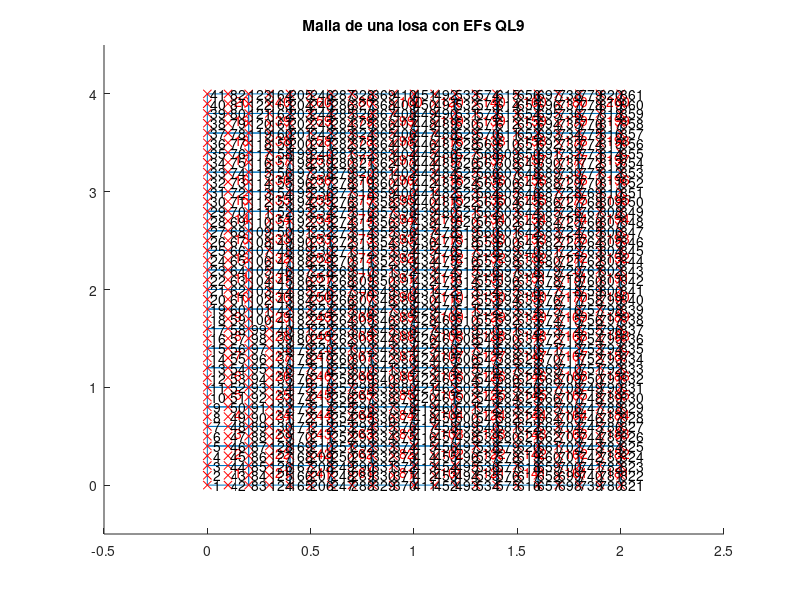

MATLAB code for this plot: (Note: this script raises an error after producing the figure.)
%% Calculo de los desplazamientos verticales y angulos de giro, las 
% reacciones, los momentos flectores y las fuerzas cortantes en una losa de
% Mindlin utilizando los elementos finitos de placa "QL9"

%%
clear, clc, close all   % borro la memoria, la pantalla y las figuras

%% defino las variables/constantes
X = 1; Y = 2;        % un par de constantes que ayudaran en la 
ww= 1; tx= 2; ty= 3; % lectura del codigo
E  = 210e9;          % modulo de elasticidad del solido (Pa) = 210GPa
nu = 0.3;            % coeficiente de Poisson
t  = 0.05;           % espesor de la losa (m)
qdistr = -10000;     % carga (N/m^2)

% Definimos la geometria de la losa (creada con "generar_malla_losa.m")
load malla_losa
% ya tenemos en la memoria las variables
% xnod - posicion (x,y) de los nodos
% LaG  - definicion de elementos finitos con respecto a nodos

nef   = size(LaG,1);  % numero de EFs (numero de filas de LaG)
nnoef = size(LaG,2);  % numero de nodos por EF
nno   = size(xnod,1); % numero de nodos (numero de filas de xnod)
ngdl  = 3*nno;        % numero de grados de libertad (tres por nodo)

gdl  = [(1:3:ngdl)' (2:3:ngdl)' (3:3:ngdl)']; % nodos vs grados de libertad

%% Se dibuja la malla de elementos finitos
figure; 
hold on;
for e = 1:nef
   line(xnod(LaG(e,[1:8 1]),X), xnod(LaG(e,[1:8 1]),Y));
   
   % Calculo la posicion del centro de gravedad del elemento finito
   cgx = mean(xnod(LaG(e,:), X));
   cgy = mean(xnod(LaG(e,:), Y));
   text(cgx+0.03, cgy+0.03, num2str(e), 'Color', [1 0 0]);
end
plot(xnod(:,X), xnod(:,Y), 'rx');
text(xnod(:,X), xnod(:,Y), num2str((1:nno)'));
axis([-0.5, 2.5, -0.5, 4.5])
title('Malla de una losa con EFs QL9');

%% Se cargan las funciones de forma junto con sus derivadas
% Se cargan las funciones de forma del elemento lagrangiano de 9 nodos 
% junto con sus derivadas con respecto a xi y a eta
funciones_forma_lagrangiano_9_nodos    % Nforma, dN_dxi, dN_deta

%% parametros de la cuadratura de Gauss-Legendre (INTEGRACION SELECTIVA)
% se asumira aqui el mismo orden de la cuadratura tanto en la direccion de
% xi como en la direccion de eta

% se utilizara integracion COMPLETA
%{
n_gl_b = 3; % orden de la cuadratura de GL para la integracion de Kb
n_gl_s = 3; % orden de la cuadratura de GL para la integracion de Ks
%}

% se utilizara integracion SELECTIVA
n_gl_b = 3; % orden de la cuadratura de GL para la integracion de Kb
n_gl_s = 2; % orden de la cuadratura de GL para la integracion de Ks

% se utilizara integracion REDUCIDA
%{
n_gl_b = 2; % orden de la cuadratura de GL para la integracion de Kb
n_gl_s = 2; % orden de la cuadratura de GL para la integracion de Ks
%}

% calcula las raices (x_gl) y los pesos (w_gl) de polinomios de Legendre
[x_gl_b, w_gl_b]  = gausslegendre_quad(n_gl_b);
[x_gl_s, w_gl_s]  = gausslegendre_quad(n_gl_s);

%% matrices constitutivas del elemento
Db = (E/(1-nu^2))* [ 1    nu   0
                     nu   1    0
                     0    0    (1-nu)/2 ];              
G = E/(2*(1+nu));  % modulo de rigidez
alpha = 5/6;       % coeficiente de distorsion transversal de la losa de RM
Ds = diag([alpha*G, alpha*G]);
               
Dbg = (t^3/12)*Db; % matriz constitutiva generalizada de flexion
Dsg = t*Ds;        % matriz constitutiva generalizada de cortante

%% se reserva la memoria RAM de diferentes variables
K   = sparse(ngdl,ngdl); % matriz de rigidez global como RALA (sparse)
f   = zeros(ngdl,1);     % vector de fuerzas nodales equivalentes global
idx = cell(nef, 1);      % grados de libertad de cada elemento finito

% en los siguientes contenedores se almacenara la matriz respectiva para 
% cada punto de integracion: 
NN = cell(nef,n_gl_b,n_gl_b); % matrices de funciones de forma calculadas con n_gl_b puntos de integracion
Bb = cell(nef,n_gl_b,n_gl_b); % matrices de deformacion generalizada de flexion
Bs = cell(nef,n_gl_s,n_gl_s); % matrices de deformacion generalizada de cortante

%% se ensambla la matriz de rigidez global K y el vector de fuerzas nodales
%% equivalentes global f
for e = 1:nef      % ciclo sobre todos los elementos finitos
   xe = xnod(LaG(e,:),X);   
   ye = xnod(LaG(e,:),Y);    
    
   %% se calcula la matrix de rigidez de flexion Kb del elemento e 
   Kbe = zeros(3*nnoef);
   Mbe = zeros(3*nnoef); % matriz que se utiliza en el calculo de fe   
   det_Je_b = zeros(n_gl_b); % Jacobianos con n_gl_b puntos de integracion   
   for p = 1:n_gl_b
      for q = 1:n_gl_b
         xi_gl  = x_gl_b(p);
         eta_gl = x_gl_b(q);
         [Bb{e,p,q}, det_Je_b(p,q)] = Bb_RM(xi_gl, eta_gl, xe, ye, dN_dxi, dN_deta);

         % se arma la matriz de rigidez del elemento e
         Kbe = Kbe + Bb{e,p,q}'*Dbg*Bb{e,p,q}*det_Je_b(p,q)*w_gl_b(p)*w_gl_b(q);
      end
   end
   
   %% se calcula la matrix Ks
   Kse = zeros(3*nnoef);   
   det_Je_s = zeros(n_gl_s); % Jacobianos con n_gl_s puntos de integracion
   for p = 1:n_gl_s
      for q = 1:n_gl_s
         xi_gl  = x_gl_s(p);        
         eta_gl = x_gl_s(q);
         [Bs{e,p,q}, det_Je_s(p,q)] = Bs_RM(xi_gl, eta_gl, xe, ye, Nforma, dN_dxi, dN_deta);   

         % se arma la matriz de rigidez del elemento e
         Kse = Kse + Bs{e,p,q}'*Dsg*Bs{e,p,q}*det_Je_s(p,q)*w_gl_s(p)*w_gl_s(q);         
      end
   end 
   
   %% se calcula la matriz NN
   for p = 1:n_gl_b
      for q = 1:n_gl_b
         xi_gl  = x_gl_b(p);
         eta_gl = x_gl_b(q);
         % Se evaluan las funciones de forma en los puntos de integracion
         % de Gauss-Legendre
         N = Nforma(xi_gl, eta_gl);
         
         % Se ensambla la matriz de funciones de forma N
         NN{e,p,q} = zeros(3,3*nnoef);
         for i = 1:nnoef            
            NN{e,p,q}(:,3*i-2:3*i) = diag([N(i) N(i) N(i)]);
         end
   
         % matriz requerida para calcular el vector de fuerzas nodales 
         % equivalentes (se utiliza la integracion completa)
         Mbe = Mbe + NN{e,p,q}'*NN{e,p,q}*det_Je_b(p,q)*w_gl_b(p)*w_gl_b(q);                                              % REVISAR !!!!!!!!!!!!!!!!   
      end
   end  
   
   %% se calcula el vector de fuerzas nodales equivalentes del elemento e      
   xa = xnod(LaG(e,1),X);   ya = xnod(LaG(e,1),Y);
   xb = xnod(LaG(e,5),X);   yb = xnod(LaG(e,5),Y);
   if (xa >= 0.9999 && xb <= 1.601) && (ya >= 0.9999 && yb <= 2.001)
      ffe = zeros(nnoef, 3); ffe(:,ww) = qdistr;
      ffe = reshape(ffe', 3*nnoef,1);                                                                                             % REVISAR !!!!!!!!!!!!!
   else
      ffe = zeros(3*nnoef,1);
   end  
   fe = Mbe*ffe;   
   
   %% se asocian los grados de libertad del elemento locales a los globales
   idx{e} = [ gdl(LaG(e,1),:)  gdl(LaG(e,2),:)  gdl(LaG(e,3),:)  ...
              gdl(LaG(e,4),:)  gdl(LaG(e,5),:)  gdl(LaG(e,6),:) ...
              gdl(LaG(e,7),:)  gdl(LaG(e,8),:)  gdl(LaG(e,9),:) ];

   %% se procede al ensamblaje
   K(idx{e},idx{e}) = K(idx{e},idx{e}) + Kbe + Kse;
   f(idx{e})        = f(idx{e}) + fe;
end

%% Muestro la configuracion de la matriz K (K es rala)
figure
spy(K);
title('Los puntos representan los elementos diferentes de cero')

%% grados de libertad del desplazamiento conocidos y desconocidos

% determino los grados de libertad correspondientes a los bordes
lado_x0 = find(abs(xnod(:,X) - 0) < 1e-4);     
lado_y0 = find(abs(xnod(:,Y) - 0) < 1e-4);
lado_x2 = find(abs(xnod(:,X) - 2) < 1e-4);     
lado_y4 = find(abs(xnod(:,Y) - 4) < 1e-4);

c = [ gdl(lado_x0,ww); gdl(lado_x0,ty); 
      gdl(lado_x2,ww); gdl(lado_x2,ty);
      gdl(lado_y0,ww); gdl(lado_y0,tx);
      gdl(lado_y4,ww); gdl(lado_y4,tx) ];

d = setdiff(1:ngdl,c)';

% f = vector de fuerzas nodales equivalentes
% q = vector de fuerzas nodales de equilibrio del elemento
% a = desplazamientos

%| qd   |   | Kcc Kcd || ac |   | fd |  Recuerde que qc = 0
%|      | = |         ||    | - |    |
%| qc=0 |   | Kdc Kdd || ad |   | fc | 

%% extraigo las submatrices y especifico las cantidades conocidas
Kcc = K(c,c); Kcd = K(c,d); fd = f(c);
Kdc = K(d,c); Kdd = K(d,d); fc = f(d);

% f = vector de fuerzas nodales equivalentes
% q = vector de fuerzas nodales de equilibrio del elemento
% a = desplazamientos
ac = zeros(length(c),1); % desplazamientos conocidos en contorno

%% resuelvo el sistema de ecuaciones
ad = Kdd\(fc-Kdc*ac);        % calculo desplazamientos desconocidos
qd = Kcc*ac + Kcd*ad - fd;   % calculo fuerzas de equilibrio desconocidas
a = nan(ngdl,1);     a(c) = ac;   a(d) = ad; % desplazamientos
q = zeros(ngdl,1);   q(c) = qd;              % fuerzas nodales equivalentes

%% imprimo los resultados
vect_mov = reshape(a,3,nno)'; % vector de movimientos
%{
format short g
disp('Desplazamientos nodales                      ');
disp('~~~~~~~~~~~~~~~~~~~~~~~~~~~~~~~~~~~~~~~~~~~~~');
for i = 1:nno
   fprintf('Nodo %3d: w = %12.4g m, tx = %12.4g rad, ty = %12.4g rad\n', ...
      i, vect_mov(i,ww), vect_mov(i,tx), vect_mov(i,ty));
end

disp(' ');
disp('Fuerzas nodales de equilibrio (solo se imprimen los diferentes de cero)');
disp('~~~~~~~~~~~~~~~~~~~~~~~~~~~~~~~~~~~~~~~~~~~~~~~~~~~~~~~~~~~~~~~~~~~~~~~');
q = reshape(q,3,nno)';
for i = 1:nno   
   if ~isequal(q(i,:),[0 0 0])
      fprintf('Nodo %3d W = %12.4g N, Mx = %12.4g N-m, My = %12.4g N-m\n', ...
         i, q(i,ww), q(i,tx), q(i,ty));
   end
end
%}

%% Se dibuja el plano medio de la malla de elementos finitos y las deformaciones de esta
escala = 5000;            % factor de escalamiento de la deformada
xdef   = escala*vect_mov; % posicion de la deformada
figure; 
hold on; 
grid on;
colorbar
for e = 1:nef
   fill3(xnod(LaG(e,[1:8 1]),X), ...
         xnod(LaG(e,[1:8 1]),Y), ...
         xdef(LaG(e,[1:8 1]),ww),...
         xdef(LaG(e,[1:8 1]),ww)); %deformada
end
daspect([1 1 1]); % similar a "axis equal", pero en 3D
axis tight
%colorbar('YTick',-0.6:0.05:0)
title(sprintf('Deformada escalada %d veces', escala), 'FontSize', 20);
view(3);


%% Se dibuja de la malla de elementos finitos y las deformaciones de esta
figure; 
hold on; 
grid on;
colorbar
for e = 1:nef
   dibujar_EF_QL9(xnod(LaG(e,:),X), xnod(LaG(e,:),Y), ...
      Nforma, a(idx{e}), t, escala, escala);
end
daspect([1 1 1]); % similar a "axis equal", pero en 3D
axis tight
title(sprintf('Deformada escalada %d veces', escala), 'FontSize', 20);
view(3);

%% En los puntos de integracion de Gauss-Legendre calcular:
%% El vector de momentos flectores y torsores (2x2)
%% El vector de fuerzas cortantes (1x1 o 2x2)
n_gl_b = 2; [x_gl_b, w_gl_b]  = gausslegendre_quad(n_gl_b);

% Observe que n_gl_s = 1; interpola mal la fuerza cortante.
n_gl_s = 2; [x_gl_s, w_gl_s]  = gausslegendre_quad(n_gl_s);

%% se calcula de nuevo Bb y Bs en cada punto de GL
Bb = cell(nef,n_gl_b,n_gl_b); % matrices de deformacion generalizada de flexion
Bs = cell(nef,n_gl_s,n_gl_s); % matrices de deformacion generalizada de cortante
for e = 1:nef      % ciclo sobre todos los elementos finitos
    xe = xnod(LaG(e,:),X);
    ye = xnod(LaG(e,:),Y);    
    
    %% se calcula la matrix Bb en los puntos de integracion de GL para el 
    % calculo de los momentos flectores y torsores
    for p = 1:n_gl_b
      for q = 1:n_gl_b
         xi_gl  = x_gl_b(p);
         eta_gl = x_gl_b(q);
         Bb{e,p,q} = Bb_RM(xi_gl, eta_gl, xe, ye, dN_dxi, dN_deta);
      end
   end
       
   %% se calcula la matrix Bs en los puntos de integracion de GL para el 
   % calculo de las fuerzas cortantes
    for p = 1:n_gl_s
      for q = 1:n_gl_s
         xi_gl  = x_gl_s(p);
         eta_gl = x_gl_s(q);
         Bs{e,p,q} = Bs_RM(xi_gl, eta_gl, xe, ye, Nforma, dN_dxi, dN_deta);            
      end
    end
end

%% Se calculan los momentos y las fuerzas en los puntos de GL
sigmag_b = cell(nef, n_gl_b, n_gl_b); % momentos flectores y torsores
sigmag_s = cell(nef, n_gl_s, n_gl_s); % fuerzas cortantes
for e = 1:nef               % ciclo sobre todos los elementos finitos
   for p = 1:n_gl_b
      for q = 1:n_gl_b
         sigmag_b{e,p,q} = Dbg*Bb{e,p,q}*a(idx{e});
      end
   end
   
   for p = 1:n_gl_s
      for q = 1:n_gl_s
         sigmag_s{e,p,q} = Dsg*Bs{e,p,q}*a(idx{e});
      end
   end
end

%% Se extrapolan los momentos flectores y fuerzas cortantes a los nodos
%% Se extrapolan los esfuerzos y las deformaciones a los nodos
num_elem_ady = zeros(nno,1);  % numero de elementos adyacentes
Mx  = zeros(nno,1);  Qx = zeros(nno,1);
My  = zeros(nno,1);  Qy = zeros(nno,1);
Mxy = zeros(nno,1);

% matriz de extrapolacion de esfuerzos para un elemento lagrangiano de 9
% nodos
A = [ ... 
   3^(1/2)/2 + 1,            -1/2,            -1/2,   1 - 3^(1/2)/2
 3^(1/2)/4 + 1/4, 1/4 - 3^(1/2)/4, 3^(1/2)/4 + 1/4, 1/4 - 3^(1/2)/4
            -1/2,   1 - 3^(1/2)/2,   3^(1/2)/2 + 1,            -1/2
 1/4 - 3^(1/2)/4, 1/4 - 3^(1/2)/4, 3^(1/2)/4 + 1/4, 3^(1/2)/4 + 1/4
   1 - 3^(1/2)/2,            -1/2,            -1/2,   3^(1/2)/2 + 1
 1/4 - 3^(1/2)/4, 3^(1/2)/4 + 1/4, 1/4 - 3^(1/2)/4, 3^(1/2)/4 + 1/4
            -1/2,   3^(1/2)/2 + 1,   1 - 3^(1/2)/2,            -1/2
 3^(1/2)/4 + 1/4, 3^(1/2)/4 + 1/4, 1/4 - 3^(1/2)/4, 1/4 - 3^(1/2)/4
             1/4,             1/4,             1/4,             1/4 ];

for e = 1:nef
   Mx(LaG(e,:),:)  = Mx(LaG(e,:),:)  + A * [ sigmag_b{e,1,1}(1)
                                             sigmag_b{e,1,2}(1)
                                             sigmag_b{e,2,1}(1)
                                             sigmag_b{e,2,2}(1) ];

   My(LaG(e,:),:)  = My(LaG(e,:),:)  + A * [ sigmag_b{e,1,1}(2)
                                             sigmag_b{e,1,2}(2)
                                             sigmag_b{e,2,1}(2)
                                             sigmag_b{e,2,2}(2) ];

   Mxy(LaG(e,:),:) = Mxy(LaG(e,:),:) + A * [ sigmag_b{e,1,1}(3)
                                             sigmag_b{e,1,2}(3)
                                             sigmag_b{e,2,1}(3)
                                             sigmag_b{e,2,2}(3) ];

   switch n_gl_s
     case 1
       Qx(LaG(e,:),:) = Qx(LaG(e,:),:) + sigmag_s{e}(1);
       Qy(LaG(e,:),:) = Qy(LaG(e,:),:) + sigmag_s{e}(2);
     case 2
       Qx(LaG(e,:),:)  = Qx(LaG(e,:),:)  + A * [ sigmag_s{e,1,1}(1)
                                                 sigmag_s{e,1,2}(1)
                                                 sigmag_s{e,2,1}(1)
                                                 sigmag_s{e,2,2}(1) ];

       Qy(LaG(e,:),:)  = Qy(LaG(e,:),:)  + A * [ sigmag_s{e,1,1}(2)
                                                 sigmag_s{e,1,2}(2)
                                                 sigmag_s{e,2,1}(2)
                                                 sigmag_s{e,2,2}(2) ];
   end                                         

   num_elem_ady(LaG(e,:),:) = num_elem_ady(LaG(e,:),:) + 1;
end

%% Alisado (promedio de los esfuerzos en los nodos)
Mx  =  Mx./num_elem_ady;
My  =  My./num_elem_ady;
Mxy = Mxy./num_elem_ady;
Qx  =  Qx./num_elem_ady;  
Qy  =  Qy./num_elem_ady;

%% Se grafican los momentos
figure
subplot(1,3,1); plot_M_or_Q(nef, xnod, LaG, Mx,  'Momentos Mx (N-m/m)');
subplot(1,3,2); plot_M_or_Q(nef, xnod, LaG, My,  'Momentos My (N-m/m)');
subplot(1,3,3); plot_M_or_Q(nef, xnod, LaG, Mxy, 'Momentos Mxy (N-m/m)');

%% Se grafican los cortantes
figure
subplot(1,2,1); plot_M_or_Q(nef, xnod, LaG, Qx,  'Cortantes Qx (N/m)');
subplot(1,2,2); plot_M_or_Q(nef, xnod, LaG, Qy,  'Cortantes Qy (N/m)');

%% Se calculan y grafican para cada elemento los momentos principales y
%% sus direcciones
Mt_max = sqrt(((Mx-My)/2).^2 + Mxy.^2); % momento torsion maximo
Mf1_xy = (Mx+My)/2 + Mt_max;            % momento flector maximo
Mf2_xy = (Mx+My)/2 - Mt_max;            % momento flector minimo
ang  = 0.5*atan2(2*Mxy, Mx-My);         % angulo de inclinacion de Mf1_xy

%% Mf1_xy, Mf2_xy, Mt_max
figure
subplot(1,3,1); plot_M_or_Q(nef, xnod, LaG, Mf1_xy, 'Mf1_{xy} (N-m/m)', { ang })
subplot(1,3,2); plot_M_or_Q(nef, xnod, LaG, Mf2_xy, 'Mf2_{xy} (N-m/m)', { ang+pi/2 })
subplot(1,3,3); plot_M_or_Q(nef, xnod, LaG, Mt_max, 'Mt_{max} (N-m/m)', { ang+pi/4, ang-pi/4 })

%% Se calculan y grafican los cortantes maximos, junto con su angulo de inclinacion
Q_max = hypot(Qx, Qy);
ang   = atan2(Qy, Qx);

figure
plot_M_or_Q(nef, xnod, LaG, Q_max, 'Q_{max} (N/m)', { ang })

%%
return; % bye, bye!

%%
function plot_M_or_Q(nef, xnod, LaG, variable, texto, angulos)
    X = 1; Y = 2;
    hold on; 
    colorbar;
    % Por simplicidad no se graficaran los resultados asociados al nodo 9
    for e = 1:nef  
       fill(xnod(LaG(e,1:8),X), xnod(LaG(e,1:8),Y), variable(LaG(e,1:8)));
    end
    axis equal tight
    colormap jet
    title(texto, 'FontSize',20);
   
    esc = 0.5;
    if nargin == 6
        norma = 1; % = variable % si se quiere proporcional
        for i = 1:length(angulos)
            % se indica la flecha de la direccion principal
            quiver(xnod(:,X),xnod(:,Y),...             
                norma.*cos(angulos{i}), norma.*sin(angulos{i}),... 
                esc, ...                  % con una escala esc
                'k',...                   % de color negro
                'ShowArrowHead','off',... % una flecha sin cabeza
                'LineWidth',2, ...        % con un ancho de linea 2
                'Marker','.');            % y en el punto (x,y) poner un punto '.'
            
            % la misma flecha girada 180 grados
            quiver(xnod(:,X),xnod(:,Y),...             
                norma.*cos(angulos{i}+pi), norma.*sin(angulos{i}+pi),... 
                esc,'k', 'ShowArrowHead','off', 'LineWidth',2, 'Marker','.');                    
        end            
    end
end